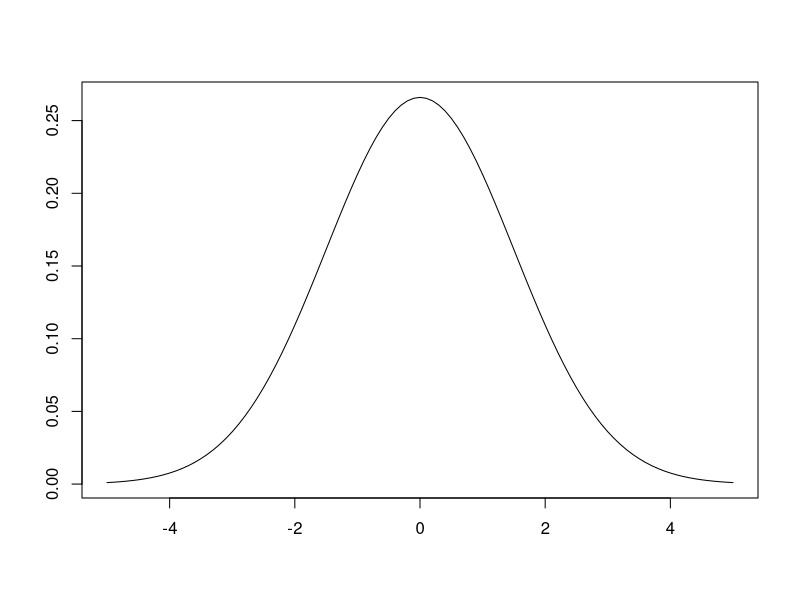
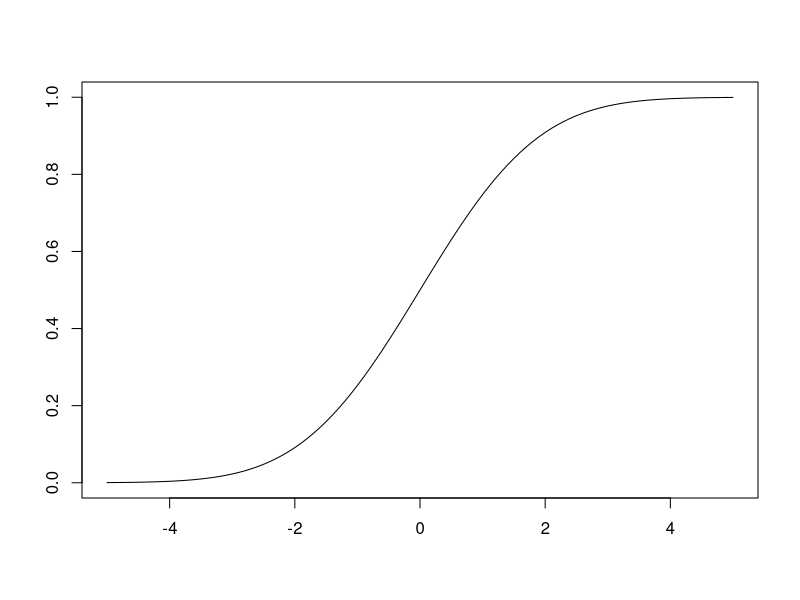

These figures' R source, in order:
## ---- chunk 1
df.aux=cbind( 
Distribución=c("Binomial",
"Geométrica",
"Hipergeomètrica",
"Poisson",
"Uniforme",
"Exponencial",
"Normal",
"Khi cuadrado",
"t de Student",
"F de Fisher"),
Nombre=c("binom","geom","hyper","pois","unif","exp","norm","chisq","t","f"),
Parámetros=c("medida de la muestra, probabilidad de éxito",
"probabilidad",
"N,M,n",
"Esperanza",
"mínimo, máximo",
"lambda",
"media, desviación típica",
"grados de libertad",
"grados de libertad",
"los dos grados de libertad")
)
## ---- chunk 2
knitr::kable(
df.aux,
  caption = 'Nombres de distribuciones en R', booktabs = FALSE
)
## ---- chunk 3
dbinom(5,20,0.3)
## ---- chunk 4
choose(20,5)*0.3^5*0.7^15
## ---- chunk 5
dbinom(8,20,0.3)  
## ---- chunk 6
pbinom(5,20,0.3)  
## ---- chunk 7
sum(dbinom(0:5,20,0.3))
## ---- chunk 8
pbinom(8,20,0.3)  
## ---- chunk 9
pbinom(8,20,0.3,lower.tail=FALSE)
## ---- chunk 10

1-pbinom(8,20,0.3)
## ---- chunk 11
qbinom(0.5,20,0.3)  
## ---- chunk 12
pbinom(qbinom(0.5,20,0.3),20,0.3) 
pbinom(qbinom(0.5,20,0.3)-1,20,0.3) 
## ---- chunk 13
qbinom(0.25,20,0.3)  
## ---- chunk 14
rbinom(10,20,0.3)
## ---- chunk 15
rbinom(10,20,0.3) 
rbinom(10,20,0.3)
## ---- chunk 16
dpois(8,5) 
## ---- chunk 17
ppois(8,5) 
## ---- chunk 18
qpois(0.6,5)
## ---- chunk 19
rpois(20,5)
## ---- chunk 20
dnorm(0.3)
dnorm(0.3,0,1)
## ---- chunk 21
curve(dnorm(x,0,1.5),-5,5,xlab="",ylab="",main="")
## ---- chunk 22
curve(pnorm(x,0,1.5),-5,5,xlab="",ylab="",main="")
